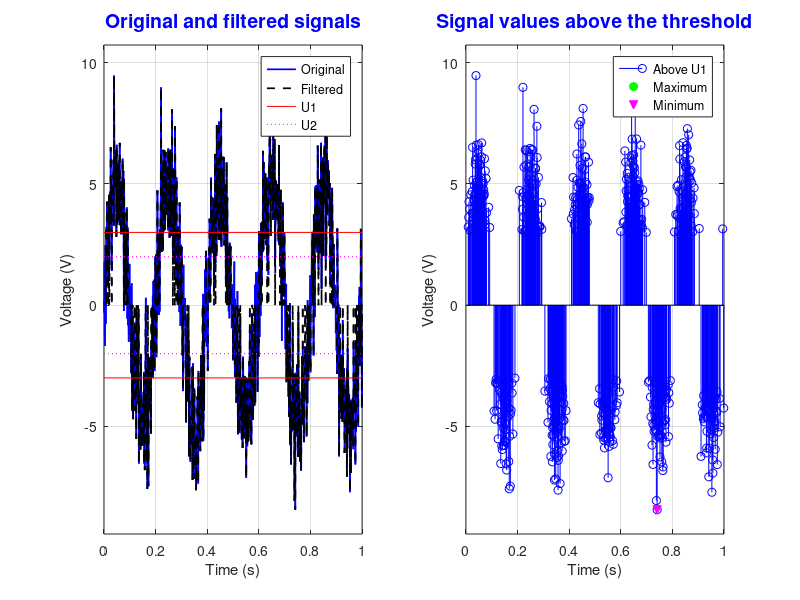

The MATLAB source for this figure:
t = 0:0.001:1;
A = 5;
f = 5;
sigma = 1.5;
U1 = 3;
U2 = 2;
s = A*sin(2*pi*f*t);
x = s + sigma*randn(size(t));
filtered = x;
filtered(abs(filtered) < U2) = 0;
selected = abs(x) > U1;
maxLocations = x == max(x);
minLocations = x == min(x);
low = min([x filtered -U1 -U2 0]) - 1;
high = max([x filtered U1 U2 0]) + 1;

figure(1);
subplot(1, 2, 1);
h1 = plot(t, x, 'b-', 'LineWidth', 1.25);
hold on;
h2 = plot(t, filtered, 'k--', 'LineWidth', 1.25);
h3 = plot([t(1) t(end)], [U1 U1], 'r-');
plot([t(1) t(end)], [-U1 -U1], 'r-');
h4 = plot([t(1) t(end)], [U2 U2], 'm:');
plot([t(1) t(end)], [-U2 -U2], 'm:');
xlabel('Time (s)');
ylabel('Voltage (V)');
title('Original and filtered signals', 'Color', 'b', 'FontSize', 14);
legend([h1 h2 h3 h4], {'Original', 'Filtered', 'U1', 'U2'}, 'Location', 'best');
grid on;
axis([t(1) t(end) low high]);

subplot(1, 2, 2);
h5 = stem(t(selected), x(selected), 'b');
hold on;
h6 = plot(t(maxLocations), x(maxLocations), 'go', 'MarkerFaceColor', 'g');
h7 = plot(t(minLocations), x(minLocations), 'mv', 'MarkerFaceColor', 'm');
xlabel('Time (s)');
ylabel('Voltage (V)');
title('Signal values above the threshold', 'Color', 'b', 'FontSize', 14);
legend([h5 h6 h7], {'Above U1', 'Maximum', 'Minimum'}, 'Location', 'best');
grid on;
axis([t(1) t(end) low high]);
